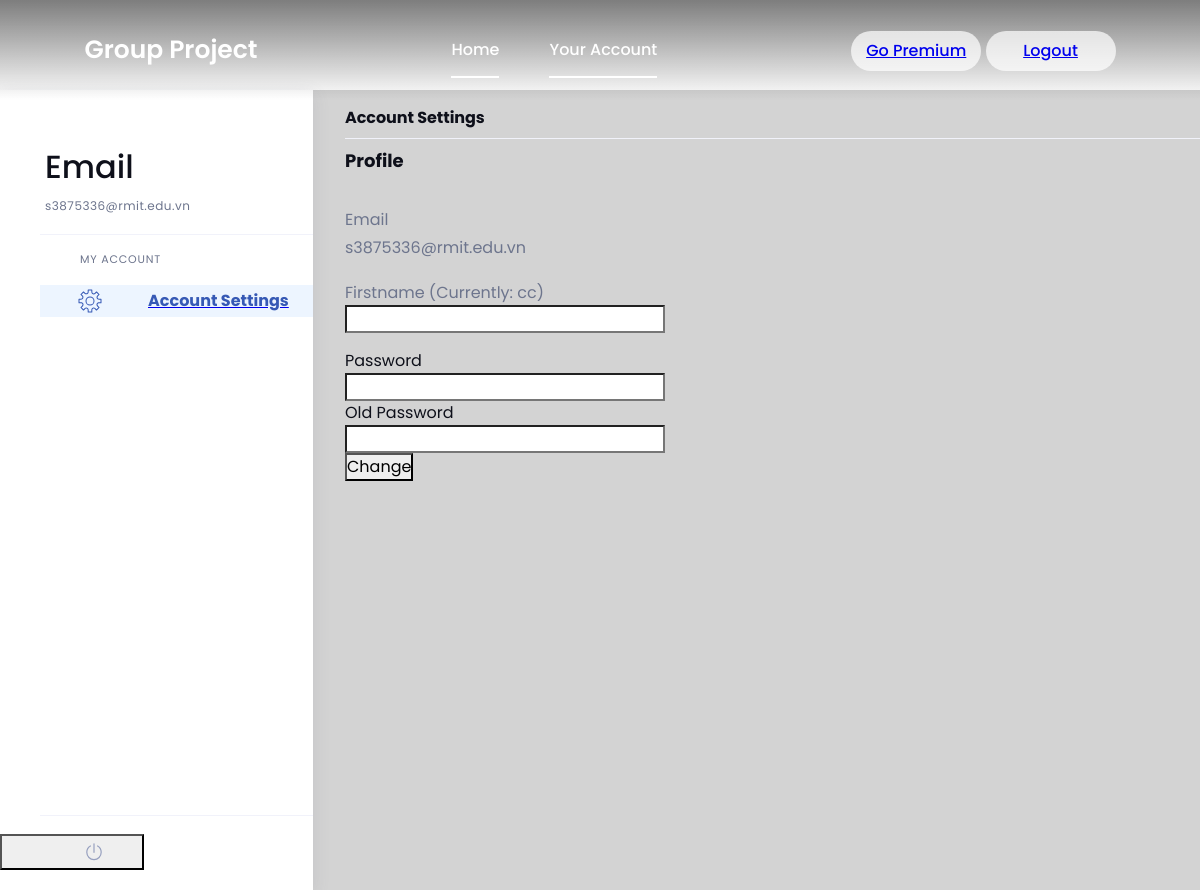
Page /account (signed in) on the earlier database version.
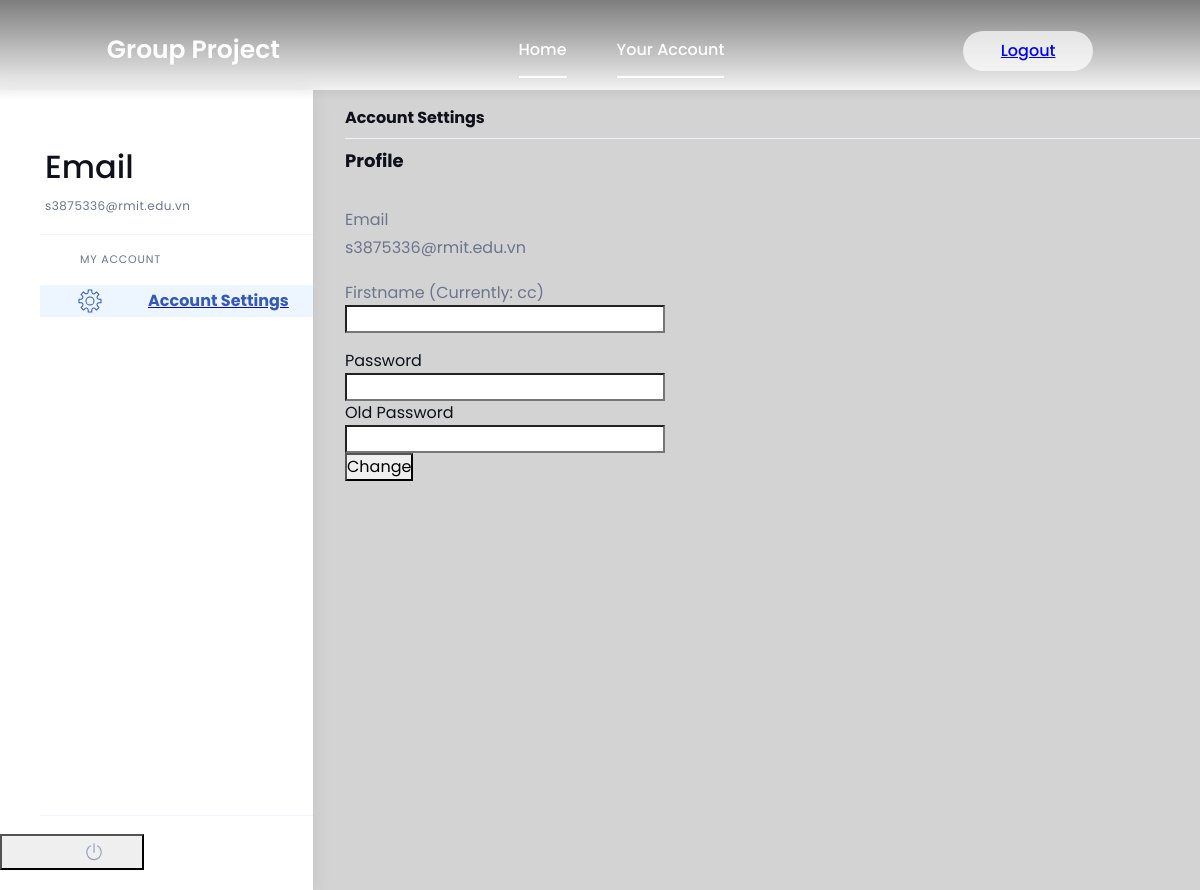
Same page on the later database version.
### website/models.py (models this page shows)
class User(db.Model, UserMixin):
    id = db.Column(db.Integer, primary_key=True)
    email = db.Column(db.String(150), unique=True)
    password = db.Column(db.String(150))
    first_name = db.Column(db.String(150))
    subscription = db.Column(db.Boolean)
    last_upload_time = db.Column(db.DateTime(timezone=True))

### website/views.py (the view)
@views.route('/account')
@login_required
def inex():
    return render_template('account.html', user = current_user)

### website/__init__.py (called while the page is built)
def create_app():
    app = Flask(__name__)
    app.config['SECRET_KEY'] = 'hjshjhdjah kjshkjdhjs'
    app.config['SQLALCHEMY_DATABASE_URI'] = f'sqlite:///{DB_NAME}'
    db.init_app(app)
    from .views import views
    from .auth import auth
    app.register_blueprint(views, url_prefix='/')
    app.register_blueprint(auth, url_prefix='/')
    from .models import User
    with app.app_context():
        db.create_all()
    login_manager = LoginManager()
    login_manager.login_view = 'auth.login'
    login_manager.init_app(app)
    @login_manager.user_loader
    def load_user(id):
        return User.query.get(int(id))
    return app

### website/templates/account.html (shortened to what this page needs)
{% extends "base.html" %} {% block title %}Account{% endblock %} {% block content2
    %}
<!DOCTYPE html>
<html lang="en">
<head>
    <link rel="stylesheet" href="/static/account.css">
</head>
<body>
<div class= "child2">
<div class="fal6plv wrapper_f1xydsbu">
    <div class="_layout_1e575_1" id="main-layout">
        <aside class="_container_1lfmc_3">
            <div class="_container_1ecdy_3">
                <div class="_userBlock_1ecdy_17">
                    <h2 class="_h5_booo3_54"
                        style="color: rgb(14, 16, 26); text-overflow: ellipsis; overflow: hidden; white-space: nowrap;">
                        Email</h2>
                    <div class="_userEmail_1ecdy_24"> {{ user.email }}</div>
                </div>
            </div>
            <div class="_spacer_eg6gf_5 _double_eg6gf_12"></div>
            <div class="_divider_1bfbp_3 _right_1bfbp_9"></div>
            <div class="_spacer_eg6gf_5 _triple_eg6gf_18"></div>
            <div class="_menuWrapper_1lfmc_20">
                <h2 class="_subtitle_1k566_106 _h5_booo3_54" style="color: rgb(14, 16, 26);">MY ACCOUNT</h2>
                <div class="_spacer_eg6gf_5 _small_eg6gf_24"></div>
                <nav aria-label="main"><span class="_wrapper_1c8ab_13"><a aria-current="page"
                            class="_item_1k566_4 _itemSelected_1k566_26" href="/account"><i
                                class="icon_f7s0tmm _itemIcon_1k566_48" data-role="icon" aria-hidden="true"></i>
                            <div class="fal6plv _itemLabel_1k566_39">Account Settings</div>
                        </a></span>
                    <div class="_spacer_eg6gf_5"></div>
                </nav>
            </div>
            <div class="_spacer_1lfmc_24"></div>
            <div class="_divider_1bfbp_3 _right_1bfbp_9"></div>
            <div class="_spacer_eg6gf_5"></div>
            <nav class="_container_17b88_1" aria-label="footer">
                    <button type="button" class="_item_1k566_4 _container_155zc_1"><i
                        class="icon_f7s0tmm _itemIcon_1k566_48" data-role="icon" aria-hidden="true"></i>
                </button>
            </nav>
        </aside>
        <main class="_content_1e575_12" data-qa="page-content-layout" id="main" role="main">
            <div class="_spacer_eg6gf_5 _triple_eg6gf_18"></div>
            <h1 class="f1rx9jzm" data-qa="layout-title">Account Settings</h1>
            <div class="_spacer_eg6gf_5 _small_eg6gf_24"></div>
            <div class="_divider_1bfbp_3"></div>
            <div class="_spacer_eg6gf_5 _triple_eg6gf_18 _small_eg6gf_24"></div>
            <div>
                <h2 class="_h4_booo3_47" style="color: rgb(14, 16, 26);">Profile</h2>
                <div class="_spacer_eg6gf_5"></div>
                <div data-name="stack.spacer.0">
                    <div class="_spacer_eg6gf_5"></div>
                </div>
                <div class="">
                    <div class="_labelContainer_1k5q1_10" aria-hidden="false">
                        <div class="fal6plv _labelWithTooltip_1k5q1_25">Email</div>
                    </div>
                    <div class="_item_1k5q1_47">
                        <div class="fal6plv _value_1k5q1_31 _disabled_1k5q1_43" aria-hidden="false"
                            data-qa="Email-Value"> {{ user.email }}</div>
                    </div>
                </div>
                <div data-name="stack.spacer.1">
                    <div class="_spacer_eg6gf_5"></div>
                </div>
                <form action="/process_form" method="post">
                <div>
                    <div class="">
                        <div class="_labelContainer_1k5q1_10" aria-hidden="false">
                            <div class="fal6plv _labelWithTooltip_1k5q1_25">Firstname (Currently: {{ user.first_name }})</div>
                        </div>
                        <div class="_item_1k5q1_47">
                            <input type="text" placeholder="first" name ="first_name">
                        </div>
                    </div>
                </div>
                <div data-name="stack.spacer.1">
                    <div class="_spacer_eg6gf_5"></div>
                </div>
                <div>
                    <div class="">
                        <div class="fal6plv _label_1k5q1_10" aria-hidden="true">Password</div>
                        <div class="_item_1k5q1_47"><input type="password" id="PassWord" name="password"></div>
                    </div>
                    <div class="">
                        <div class="fal6plv _label_1k5q1_10" aria-hidden="true">Old Password</div>
                        <div class="_item_1k5q1_47"><input type="password" id="PassWord" name ="old"></div>
                            <button type="submit">Change</button>
                        </form>
                    </div>
                </div>
            </div>
            <div data-name="stack.spacer.0">
                <div class="_spacer_eg6gf_5 _triple_eg6gf_18"></div>
            </div>
            <div data-name="stack.spacer.1">
                <div class="_spacer_eg6gf_5 _triple_eg6gf_18"></div>
            </div>
            <div data-name="stack.spacer.2">
                <div class="_spacer_eg6gf_5 _triple_eg6gf_18"></div>
            </div>
    </div>
  <link rel="stylesheet" href="https://did0rp9pm2ntw.cloudfront.net/assets/index-8331d25d.css">
</head>
<body>
</body>
</html>
{% endblock %}

### website/templates/base.html (shortened to what this page needs)
<!DOCTYPE html>
<html lang="en">
<head>
    <link href='https://unpkg.com/boxicons@2.1.4/css/boxicons.min.css' rel='stylesheet'>
    <link rel="stylesheet" href="/static/style.css">
    <link rel="stylesheet" href="https://stackpath.bootstrapcdn.com/bootstrap/4.4.1/css/bootstrap.min.css">
    <link rel="stylesheet" href="https://stackpath.bootstrapcdn.com/font-awesome/4.7.0/css/font-awesome.min.css">
</head>
<body>
    <div class="wrapper">
        <nav class="nav">
            <div class="nav-RMIT">
                <p>Group Project</p>
            </div>
            <div class="nav-menu" id="navMenu">
                <ul>
                    <li><a class="link active" href="/">Home</a></li>
                    <li><a href="/account" class="link active">Your Account</a></li>
                </ul>
            </div>
            <div class="nav-button">
                {% if user.is_authenticated and user.subscription == False %}
                    <button class="btn white-btn"> <a id="home" href="/premium">Go Premium</a></button>
                    <button class="btn white-btn"> <a id="logout" href="/logout">Logout</a></button>
                {% elif user.is_authenticated and user.subscription == True %}
                    <button class="btn white-btn"> <a id="logout" href="/logout">Logout</a></button>
                {% else %}
                    <button class="btn white-btn"><a  id="login" href="/login">Login</a></button>
                    <button class="btn white-btn"><a  id="signUp" href="/sign-up">Sign Up</a></button>
                {% endif %}
            </div>
        </nav>
    </div>
    {% block content2 %} {% endblock %}
</body>
</html>

### website/static/style.css (style rules this page uses)
* { margin: 0; padding: 0; box-sizing: border-box; font-family: 'Poppins', sans-serif; }
body { background: url("images/8737228.jpg"); background-size: cover; background-repeat: no-repeat; background-attachment: fixed; }
.wrapper { display: flex; justify-content: center; align-items: center; background: rgba(39, 39, 39, 0.4); color: black; }
.child2 { background: rgba(39, 39, 39, 0.2); min-height : 100vh; margin-top: 90px; }
.nav { position: fixed; top: 0; display: flex; justify-content: space-around; width: 100%; height: 100px; line-height: 100px; background: linear-gradient(rgba(39,39,39, 0.6), transparent); z-index: 100; }
.nav-RMIT p { color: white; font-size: 25px; font-weight: 600; }
.nav-menu ul { display: flex; }
.nav-menu ul li { list-style-type: none; }
.nav-menu ul li .link { text-decoration: none; font-weight: 500; color: #fff; padding-bottom: 15px; margin: 0 25px; }
.link:hover, .active { border-bottom: 2px solid #fff; }
.nav-button .btn { width: 130px; height: 40px; font-weight: 500; background: rgba(255, 255, 255, 0.4); border: none; border-radius: 30px; cursor: pointer; transition: .3s ease; }
.btn.white-btn { background: rgba(255, 255, 255, 0.7); }

### website/templates/account.html (style rules this page uses)
html, body, div, span, object, iframe, h1, h2, h3, h4, h5, h6, p, blockquote, pre, abbr, address, cite, code, del, dfn, em, img, ins, input, kbd, q, samp, small, strong, sub, sup, var, b, i, a, dl, dt, dd, ol, ul, li, fieldset, form, label, legend, textarea, table, caption, tbody, tfoot, thead, tr, th, td, article, aside, canvas, details, figcaption, figure, footer, header, hgroup, menu, nav, section, summary, time, mark, audio, video, input { box-sizing: border-box; }
body,input::placeholder { margin: 0; font-family: 'Inter', -apple-system, BlinkMacSystemFont, 'Segoe UI', Roboto, Oxygen, Ubuntu, Cantarell, 'Helvetica Neue', sans-serif; font-weight: 400; font-style: normal; -webkit-font-smoothing: antialiased; -moz-osx-font-smoothing: grayscale; }
html, body { height: 100%; }

Differences in the rows shown:
changed User "s3875336@rmit.edu.vn": subscription False → True (drawn)
Other differences:
text no longer shown: "Go Premium"
